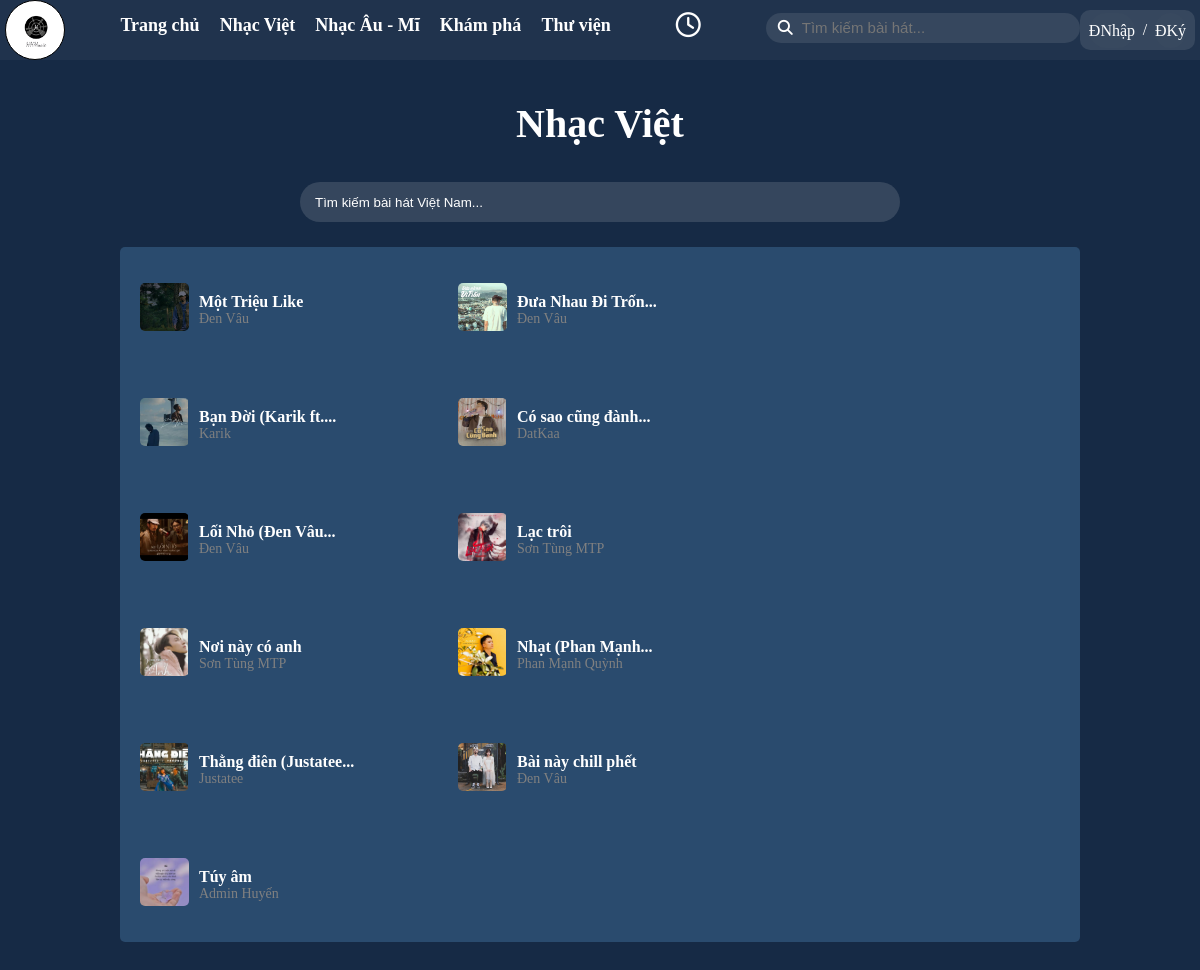
/vnsong.php, run on the app's committed database.
### tables this page shows
CREATE TABLE `tbl_song` (
  `song_id` int(11) NOT NULL,
  `user_id` int(11) NOT NULL,
  `category_id` int(11) NOT NULL,
  `song_name` varchar(255) NOT NULL,
  `song_image` varchar(255) NOT NULL,
  `file_path` varchar(255) NOT NULL,
  `listen_count` int(11) DEFAULT 0,
  `lyrics` varchar(5000) DEFAULT NULL,
  `privacy` varchar(10) DEFAULT 'public',
  `create_at` date DEFAULT current_timestamp(),
  `slug_song` varchar(255) NOT NULL
);

CREATE TABLE `tbl_user` (
  `user_id` int(11) NOT NULL,
  `fullName` varchar(255) NOT NULL,
  `email` varchar(255) NOT NULL,
  `password` varchar(255) NOT NULL,
  `description` varchar(255) DEFAULT NULL,
  `userimage` varchar(255) DEFAULT NULL,
  `slug` varchar(255) NOT NULL,
  `role` varchar(255) DEFAULT 'user'
);

### lib/database.php (called while the page is built, shortened)
<?php
class Database
{
    public $host = DB_HOST;
    public $user = DB_USER;
    public $pass = DB_PASS;
    public $dbname = DB_NAME;
    public $conn;
    private function connectDB()
    {
        $this->conn = new mysqli(
            $this->host,
            $this->user,
            $this->pass,
            $this->dbname
        );
    }
    public function select($query)
    {
        $result = $this->conn->query($query) or
            die($this->conn->error . __LINE__);
        if ($result->num_rows > 0) {
            return $result;
        } else {
            return false;
        }
    }
}
?>

### class/frontendClass.php (called while the page is built, shortened)
<?php
include(__DIR__ . "/../lib/database.php");
?>
<?php
class FrontEnd
{
    private $db;
    public function __construct()
    {
        $this->db = new Database();
    }
    public function show_vnSong()
    {
        $query = "SELECT *, us.fullName AS authorSong
                FROM tbl_song s
                JOIN tbl_user us ON s.user_id = us.user_id
                JOIN tbl_category ct ON s.category_id = ct.category_id
                WHERE s.privacy = 'public'
                    AND ct.category_name NOT LIKE '%Âu - Mỹ%'";
        $result = $this->db->select($query);
        return $result;
    }
}
?>

### config/format.php (called while the page is built, shortened)
<?php
class Format
{
    public function textShorten($text, $limit)
    {
        if (strlen($text) > $limit) {
            $text = substr($text, 0, $limit);
            $text = substr($text, 0, strrpos($text, ' '));
            $text = $text . "...";
        }
        return $text;
    }
}

### vnsong.php (the view, shortened to what this page needs)
<?php
include('./inc/header.php');
$show_vnSong = $frontend->show_vnSong();
?>
<link rel="stylesheet" href="./css/countrysong.css">
<link rel="stylesheet" href="./css/home.css">
<div class="title" style="text-align: center;">Nhạc Việt</div>
<div class="mainBox">
  <div class="search-bar-container">
    <input type="search" name="" id="searchInput" placeholder="Tìm kiếm bài hát Việt Nam..." onkeyup="filterList()">
  </div>
  <div class="search-item">
    <ul class="item-container" id="itemList">
      <?php
      if ($show_vnSong) {
        while ($resultVNSong = $show_vnSong->fetch_assoc()) {
          ?>
          <div class="recommend-song" data-id="<?php echo $resultVNSong['song_id'] ?>">
            <div class="recommend-cover">
              <img src="./admin/upload/images/imagesong/<?php echo $resultVNSong['song_image'] ?>" alt="">
            </div>
            <div class="recommend-name">
              <div class="song-name"><?php echo $format->textShorten($resultVNSong['song_name'], 25) ?></div>
              <div class="author-name"><a
                  href="otheruser.php?user_id=<?php echo $resultVNSong['user_id'] ?>"><?php echo $resultVNSong['authorSong'] ?></a>
              </div>
            </div>
          </div>
          <?php
        }
      } else {
        echo '<div>Không có dữ liệu</div>';
      }
      ?>
    </ul>
  </div>
</div>
</body>
</html>

### css/main.css (style rules this page uses)
:root { --header-color: rgba(34, 53, 78, 0.9); --body-color: rgb(22, 42, 69); --sidebar-color: rgb(34, 53, 78); --btn-activeColor: rgb(66, 158, 255); }
* { padding: 0; margin: 0; box-sizing: border-box; }
.recommend-song { position: relative; height: 80px; width: 320px; border-radius: 5px; display: flex; padding: 10px; align-items: center; }
.recommend-cover { position: relative; border-radius: 5px; overflow: hidden; width: 50px; }
.recommend-cover img { height: 80%; }
.recommend-name { width: 55%; margin-left: 10px; }
.song-name { color: white; font-weight: bold; }
.author-name a { padding-top: 5px; color: gray; font-size: 14px; text-decoration: none; }
.title { color: white; font-size: 40px; font-weight: bold; padding-top: 100px; width: 70%; }
.song-name { font-weight: 600; margin-top: 5px; }

### css/countrysong.css (style rules this page uses)
:root { --header-color: rgba(34, 53, 78, 0.9); --body-color: rgb(22, 42, 69); --sidebar-color: rgb(34, 53, 78); --btn-activeColor: rgb(66, 158, 255); --hoverSong-color: rgb(69, 90, 116); }
.title { width: 100%; padding-top: 50px !important; }
.search-bar-container { width: 100%; height: 50px; margin: 30px auto 0 auto; display: flex; }
.search-bar-container #searchInput { border: none; outline: none; width: 50%; height: 40px; border-radius: 20px; padding: 10px 15px; background-color: rgb(57, 74, 96, 0.9); caret-color: white; color: white; margin: auto; }
.search-bar-container #searchInput::placeholder { color: white; }
.search-item { height: auto; display: flex; padding-bottom: 30px; }
.item-container { margin: auto; border-radius: 5px; background-color: rgb(42, 75, 110); height: auto; width: 80%; padding: 20px 10px; margin-top: 20px; list-style: none; display: flex; flex-flow: row wrap; row-gap: 35px; }
.recommend-song { position: relative; height: 80px; width: 318px; border-radius: 5px; display: flex; padding: 10px; align-items: center; }
.recommend-cover { position: relative; border-radius: 5px; overflow: hidden; width: 50px; }
.recommend-cover img { height: 80%; }

### css/home.css (style rules this page uses)
:root { --header-color: rgb(34, 53, 78, 0.9); --body-color: rgb(22, 42, 69); --hoverSong-color: rgb(69, 90, 116); }

### data on the page
tbl_song: song_image (picture), song_name "Một Triệu Like", user.fullName "Đen Vâu"
tbl_song: song_image (picture), song_name "Đưa Nhau Đi Trốn...", user.fullName "Đen Vâu"
tbl_song: song_image (picture), song_name "Bạn Đời (Karik ft....", user.fullName "Karik"
tbl_song: song_image (picture), song_name "Có sao cũng đành...", user.fullName "DatKaa"
tbl_song: song_image (picture), song_name "Lối Nhỏ (Đen Vâu...", user.fullName "Đen Vâu"
tbl_song: song_image (picture), song_name "Lạc trôi", user.fullName "Sơn Tùng MTP"
tbl_song: song_image (picture), song_name "Nơi này có anh", user.fullName "Sơn Tùng MTP"
tbl_song: song_image (picture), song_name "Nhạt (Phan Mạnh...", user.fullName "Phan Mạnh Quỳnh"
tbl_song: song_image (picture), song_name "Thằng điên (Justatee...", user.fullName "Justatee"
tbl_song: song_image (picture), song_name "Bài này chill phết", user.fullName "Đen Vâu"
tbl_song: song_image (picture), song_name "Túy âm", user.fullName "Admin Huyến"
